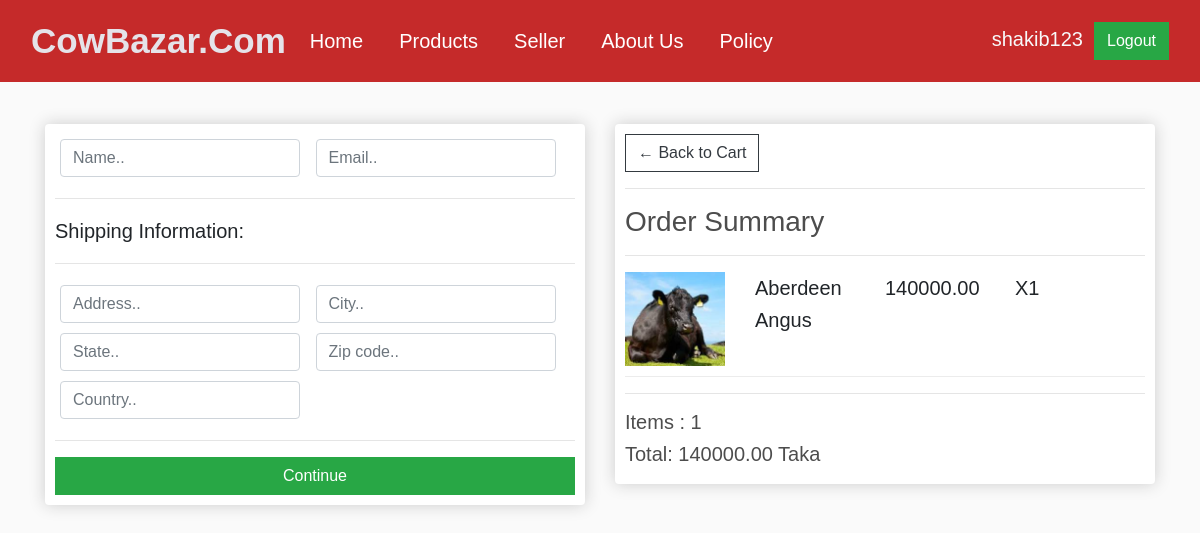
Page /checkout/ (signed in) on the committed database.
### home/models.py (models this page shows, shortened)
class Animal(models.Model):
    user = models.ForeignKey(User, on_delete=models.SET_NULL, null=True, blank=True)
    Animal_name = models.CharField(max_length=100)
    Animal_Weight = models.DecimalField(max_digits=10, decimal_places=2)
    Animal_Prize = models.DecimalField(max_digits=10, decimal_places=2)
    Animal_Farm = models.CharField(max_length=100, default='Unknown')
    Animal_color = models.CharField(max_length=100, default='Unknown')
    Animal_description = models.TextField()
    Animal_image = models.ImageField(upload_to='animal_images', default='')
    quantity = models.PositiveIntegerField(default=1)

### home/views.py (the view)
# urls.py: path('checkout/', views.checkout, name='checkout'),
def checkout(request):
    try:
        customer = request.user.customer
    except Customer.DoesNotExist:
        customer = None
    animals = Animal.objects.all()
    total_price = sum(animal.Animal_Prize for animal in animals)
    return render(request, 'checkout.html', {'customer': customer, 'animals': animals, 'total_price': total_price})

### home/templates/Checkout.html (shortened to what this page needs)
{% extends "base.html" %} {% load static %} {% block start %}
<div class="row">
    <div class="col-lg-6">
        <div class="box-element" id="form-wrapper">
            <form id="form">
                <div id="user-info">
                    <div class="form-field">
                        <input required class="form-control" type="text" name="name" placeholder="Name.." />
                    </div>
                    <div class="form-field">
                        <input required class="form-control" type="email" name="email" placeholder="Email.." />
                    </div>
                </div>
                <div id="shipping-info">
                    <hr />
                    <p>Shipping Information:</p>
                    <hr />
                    <div class="form-field">
                        <input class="form-control" type="text" name="address" placeholder="Address.." />
                    </div>
                    <div class="form-field">
                        <input class="form-control" type="text" name="city" placeholder="City.." />
                    </div>
                    <div class="form-field">
                        <input class="form-control" type="text" name="state" placeholder="State.." />
                    </div>
                    <div class="form-field">
                        <input class="form-control" type="text" name="zipcode" placeholder="Zip code.." />
                    </div>
                    <div class="form-field">
                        <input class="form-control" type="text" name="country" placeholder="Country.." />
                    </div>
                </div>
                <hr />
                <input id="form-button" class="btn btn-success btn-block" type="submit" value="Continue" />
            </form>
        </div>
        <br />
    </div>
    <div class="col-lg-6">
        <div class="box-element">
            <a class="btn btn-outline-dark" href="{% url 'cart' %}">&#x2190; Back to Cart</a>
            <hr />
            <h3>Order Summary</h3>
            <hr />
            {% for animal in animals %}
            <div class="cart-row">
                <div style="flex: 2">
                    <img class="row-image" src="{{ animal.Animal_image.url }}">
                </div>
                <div style="flex:2">{{ animal.Animal_name }}</div>
                <div style="flex: 2">{{ animal.Animal_Prize }} </div>
                <div style="flex: 2;">X{{ animal.quantity }}</div>
            </div>
            {% endfor %}
            <hr />
            <h5>Items : {{ animals|length }}</strong></h5>
            <h5>Total: {{ total_price }} Taka</h5>
        </div>
    </div>
</div>
{% endblock %}

### home/templates/base.html (shortened to what this page needs)
{% load static %}
<!DOCTYPE html>
<head>
    <link rel="stylesheet" href="https://stackpath.bootstrapcdn.com/bootstrap/4.4.1/css/bootstrap.min.css"
>
    <link rel="stylesheet" type="text/css" href="{% static 'css/main.css' %}">
</head>
<body>
    <nav class="navbar navbar-expand-lg navbar-dark  " style="background-color: rgba(192, 18, 18, 0.895);">
        <div class="container-fluid">
            <a class="navbar-brand" href="{% url 'home' %}"
                style="font-size: 35px; color:rgb(229, 227, 233); font-weight: bold;">CowBazar.Com</a>
            <div class="collapse navbar-collapse" id="navbarSupportedContent">
                <ul class="navbar-nav me-auto mb-2 mb-lg-0 justify-content-end">
                    <li class="nav-item">
                        <a class="nav-link active" aria-current="page" href="{% url 'blogs' %}">Home</a>
                    </li>
                    <li class="nav-item">
                        <a class="nav-link active" aria-current="page" href="{% url 'home' %}">Products</a>
                    </li>
                    <li class="nav-item">
                        <a class="nav-link active" aria-current="page" href="{% url 'seller' %}">Seller</a>
                    </li>
                    <li class="nav-item">
                        <a class="nav-link active" aria-current="page" href="{% url 'farm' %}">About Us</a>
                    </li>
                    <li class="nav-item">
                        <a class="nav-link active" aria-current="page" href="{% url 'maps' %}">Policy</a>
                    </li>
                </ul>
            </div>
            <div class="form-inline my-2 my-lg-0">
                {% if request.user.is_authenticated %}
                <p class="text-light me-3" style="margin-bottom: 5px;"> {{ request.user.username }} &nbsp;</p>
                <a href="/logout/" class="btn btn-success me-2 d-flex">  Logout</a>
                {% else %}
                <a href="{% url 'login' %}" class="btn btn-warning me-2 d-flex">Login</a>
                {% endif %}
            </div>
        </div>
    </nav>
    <div class="container">
        <br>
        {% block start %}
        {% endblock %}
    </div>
</body>
</html>

### static/css/main.css (style rules this page uses)
body { background-color: hsl(0, 0%, 98%); }
h1,h2,h3,h4,h5,h6 { color:hsl(0, 0%, 30%); }
.box-element { box-shadow:hsl(0, 0%, 80%) 0 0 16px; background-color: #fff; border-radius: 4px; padding: 10px; }
.col-lg-4, .col-lg-6, .col-lg-8, .col-lg-12 { margin-top: 10px; }
.btn { border-radius: 0; }
.row-image { width: 100px; }
.form-field { width:250px; display: inline-block; padding: 5px; }
.cart-row { display: flex; align-items: flex-stretch; padding-bottom: 10px; margin-bottom: 10px; border-bottom: 1px solid #ececec; }

### rows in the picture
Animal: Animal_image (picture), Animal_name "Aberdeen Angus", Animal_Prize "140000.00", quantity "1", animals "1"

### other values in the picture
{{ request.user.username }} "shakib123"
